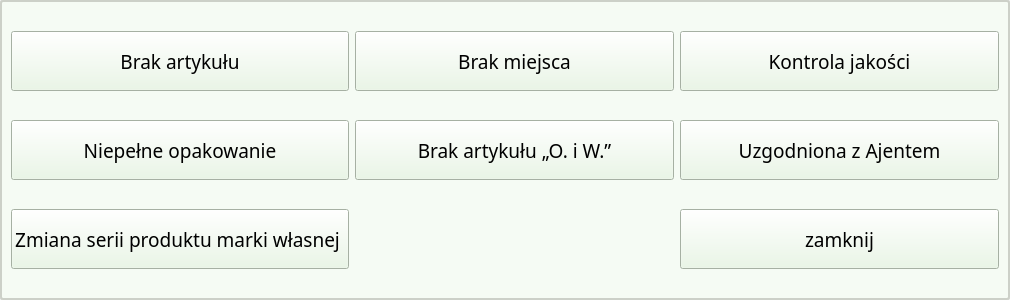
<?xml version="1.0" encoding="UTF-8"?>
<ui version="4.0">
 <class>DialReasonReduct</class>
 <widget class="QDialog" name="DialReasonReduct">
  <property name="geometry">
   <rect>
    <x>0</x>
    <y>0</y>
    <width>1010</width>
    <height>300</height>
   </rect>
  </property>
  <property name="windowTitle">
   <string>Dialog</string>
  </property>
  <layout class="QVBoxLayout" name="verticalLayout">
   <property name="leftMargin">
    <number>0</number>
   </property>
   <property name="topMargin">
    <number>0</number>
   </property>
   <property name="rightMargin">
    <number>0</number>
   </property>
   <property name="bottomMargin">
    <number>0</number>
   </property>
   <item>
    <widget class="QFrame" name="frame">
     <property name="styleSheet">
      <string notr="true">QFrame {
border: 2px solid #CCD0C8;
border-radius: 3px;
background-color: #F5FBF4;
}</string>
     </property>
     <property name="frameShape">
      <enum>QFrame::StyledPanel</enum>
     </property>
     <property name="frameShadow">
      <enum>QFrame::Raised</enum>
     </property>
     <layout class="QGridLayout" name="gridLayout">
      <property name="topMargin">
       <number>0</number>
      </property>
      <property name="bottomMargin">
       <number>0</number>
      </property>
      <property name="verticalSpacing">
       <number>0</number>
      </property>
      <item row="0" column="2">
       <widget class="QPushButton" name="kJ">
        <property name="sizePolicy">
         <sizepolicy hsizetype="Expanding" vsizetype="Fixed">
          <horstretch>0</horstretch>
          <verstretch>0</verstretch>
         </sizepolicy>
        </property>
        <property name="minimumSize">
         <size>
          <width>0</width>
          <height>60</height>
         </size>
        </property>
        <property name="font">
         <font>
          <family>Segoe UI Semilight</family>
          <pointsize>14</pointsize>
         </font>
        </property>
        <property name="styleSheet">
         <string notr="true">background-color: #E8F7E4;</string>
        </property>
        <property name="text">
         <string>Kontrola jakości</string>
        </property>
        <property name="autoDefault">
         <bool>false</bool>
        </property>
       </widget>
      </item>
      <item row="0" column="1">
       <widget class="QPushButton" name="brakMiej">
        <property name="sizePolicy">
         <sizepolicy hsizetype="Expanding" vsizetype="Fixed">
          <horstretch>0</horstretch>
          <verstretch>0</verstretch>
         </sizepolicy>
        </property>
        <property name="minimumSize">
         <size>
          <width>0</width>
          <height>60</height>
         </size>
        </property>
        <property name="font">
         <font>
          <family>Segoe UI Semilight</family>
          <pointsize>14</pointsize>
         </font>
        </property>
        <property name="styleSheet">
         <string notr="true">background-color: #E8F7E4;</string>
        </property>
        <property name="text">
         <string>Brak miejsca</string>
        </property>
        <property name="autoDefault">
         <bool>false</bool>
        </property>
       </widget>
      </item>
      <item row="0" column="0">
       <widget class="QPushButton" name="brakArt">
        <property name="sizePolicy">
         <sizepolicy hsizetype="Expanding" vsizetype="Fixed">
          <horstretch>0</horstretch>
          <verstretch>0</verstretch>
         </sizepolicy>
        </property>
        <property name="minimumSize">
         <size>
          <width>0</width>
          <height>60</height>
         </size>
        </property>
        <property name="font">
         <font>
          <family>Segoe UI Semilight</family>
          <pointsize>14</pointsize>
         </font>
        </property>
        <property name="styleSheet">
         <string notr="true">background-color: #E8F7E4;</string>
        </property>
        <property name="text">
         <string>Brak artykułu</string>
        </property>
        <property name="autoDefault">
         <bool>false</bool>
        </property>
        <property name="default">
         <bool>false</bool>
        </property>
        <property name="flat">
         <bool>false</bool>
        </property>
       </widget>
      </item>
      <item row="1" column="0">
       <widget class="QPushButton" name="niepelneOp">
        <property name="sizePolicy">
         <sizepolicy hsizetype="Expanding" vsizetype="Fixed">
          <horstretch>0</horstretch>
          <verstretch>0</verstretch>
         </sizepolicy>
        </property>
        <property name="minimumSize">
         <size>
          <width>0</width>
          <height>60</height>
         </size>
        </property>
        <property name="font">
         <font>
          <family>Segoe UI Semilight</family>
          <pointsize>14</pointsize>
         </font>
        </property>
        <property name="styleSheet">
         <string notr="true">background-color: #E8F7E4;</string>
        </property>
        <property name="text">
         <string>Niepełne opakowanie</string>
        </property>
        <property name="autoDefault">
         <bool>false</bool>
        </property>
       </widget>
      </item>
      <item row="1" column="1">
       <widget class="QPushButton" name="brakOW">
        <property name="sizePolicy">
         <sizepolicy hsizetype="Expanding" vsizetype="Fixed">
          <horstretch>0</horstretch>
          <verstretch>0</verstretch>
         </sizepolicy>
        </property>
        <property name="minimumSize">
         <size>
          <width>0</width>
          <height>60</height>
         </size>
        </property>
        <property name="font">
         <font>
          <family>Segoe UI Semilight</family>
          <pointsize>14</pointsize>
         </font>
        </property>
        <property name="styleSheet">
         <string notr="true">background-color: #E8F7E4;</string>
        </property>
        <property name="text">
         <string>Brak artykułu „O. i W.”</string>
        </property>
        <property name="autoDefault">
         <bool>false</bool>
        </property>
       </widget>
      </item>
      <item row="1" column="2">
       <widget class="QPushButton" name="ajent">
        <property name="sizePolicy">
         <sizepolicy hsizetype="Expanding" vsizetype="Fixed">
          <horstretch>0</horstretch>
          <verstretch>0</verstretch>
         </sizepolicy>
        </property>
        <property name="minimumSize">
         <size>
          <width>0</width>
          <height>60</height>
         </size>
        </property>
        <property name="font">
         <font>
          <family>Segoe UI Semilight</family>
          <pointsize>14</pointsize>
         </font>
        </property>
        <property name="styleSheet">
         <string notr="true">background-color: #E8F7E4;</string>
        </property>
        <property name="text">
         <string>Uzgodniona z Ajentem</string>
        </property>
        <property name="autoDefault">
         <bool>false</bool>
        </property>
       </widget>
      </item>
      <item row="2" column="0">
       <widget class="QPushButton" name="zmianaSerii">
        <property name="sizePolicy">
         <sizepolicy hsizetype="Expanding" vsizetype="Fixed">
          <horstretch>0</horstretch>
          <verstretch>0</verstretch>
         </sizepolicy>
        </property>
        <property name="minimumSize">
         <size>
          <width>0</width>
          <height>60</height>
         </size>
        </property>
        <property name="font">
         <font>
          <family>Segoe UI Semilight</family>
          <pointsize>14</pointsize>
         </font>
        </property>
        <property name="styleSheet">
         <string notr="true">background-color: #E8F7E4;</string>
        </property>
        <property name="text">
         <string>Zmiana serii produktu marki własnej </string>
        </property>
        <property name="autoDefault">
         <bool>false</bool>
        </property>
       </widget>
      </item>
      <item row="2" column="2">
       <widget class="QPushButton" name="zamknij">
        <property name="sizePolicy">
         <sizepolicy hsizetype="Expanding" vsizetype="Fixed">
          <horstretch>0</horstretch>
          <verstretch>0</verstretch>
         </sizepolicy>
        </property>
        <property name="minimumSize">
         <size>
          <width>0</width>
          <height>60</height>
         </size>
        </property>
        <property name="font">
         <font>
          <family>Segoe UI Semibold</family>
          <pointsize>14</pointsize>
         </font>
        </property>
        <property name="styleSheet">
         <string notr="true">background-color: #E8F7E4;</string>
        </property>
        <property name="text">
         <string>zamknij</string>
        </property>
        <property name="autoDefault">
         <bool>false</bool>
        </property>
       </widget>
      </item>
     </layout>
    </widget>
   </item>
  </layout>
 </widget>
 <resources/>
 <connections/>
</ui>
